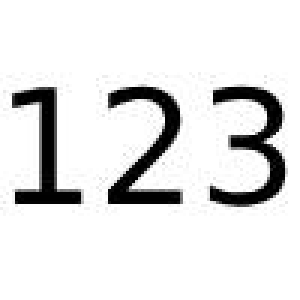
#> input picture Lab5/resources/img.jpg, 100 x 100 px (shown 3 times larger)
$ python main2.py
#> lines starting #> are read from the running program, lines starting #| are printed output that depends on the picture; after the words box and inside, x2 and y2 are one past the last pixel; in counts of white or black regions, pixels touching at a corner belong together
#!/usr/bin/env python3
# visual_crypto_hardcoded.py

import random
from PIL import Image
import numpy as np

# → TUTAJ ustawiasz swoją ścieżkę do pliku:
IMAGE_PATH = "resources/img.jpg"

def przygotuj_obraz(path, size=(100, 100), prog=128):
    """
    Wczytuje obraz, scala do rozmiaru 100×100, konwertuje na odcienie szarości
    i binaruje (0=biały, 1=czarny).
    """
#> called with path = 'resources/img.jpg', size = (100, 100), prog = 128
    img = Image.open(path).resize(size, Image.NEAREST).convert('L')
    arr = np.array(img)
    return (arr < prog).astype(np.uint8)
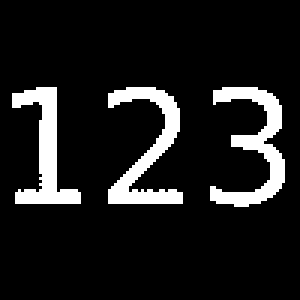
#> returned value: shape (100, 100) (shown 3 times larger); values 0 (black) and 1 (white), 11% white; 3 white regions, box (x1, y1, x2, y2) and area: (70, 29, 95, 69) 381, (36, 29, 61, 68) 377, (4, 29, 27, 68) 344

def generuj_podzialy(bin_img):
    """
    Generuje dwa udziały subpikselowe na bazie schematu 2-subpiksele poziomo.
    """
    h, w = bin_img.shape
#> h = 100; w = 100
    pod1 = np.zeros((h, w * 2), dtype=np.uint8)
    pod2 = np.zeros((h, w * 2), dtype=np.uint8)
    wzorce = [(1, 0), (0, 1)]

    for y in range(h):
        for x in range(w):
            pik = bin_img[y, x]
            wz = random.choice(wzorce)
            if pik == 0:
                # biały → oba identyczne
                pod1[y, 2*x:2*x+2] = wz
                pod2[y, 2*x:2*x+2] = wz
            else:
                # czarny → komplementarne
                pod1[y, 2*x:2*x+2] = wz
                pod2[y, 2*x]     = 1 - wz[0]
                pod2[y, 2*x+1]   = 1 - wz[1]
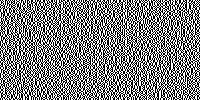
#> pod1: shape (100, 200); values 0 (black) and 1 (white), 50% white in thin lines or dots
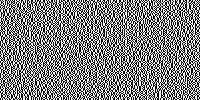
#> pod2: shape (100, 200); values 0 (black) and 1 (white), 50% white in thin lines or dots
    return pod1, pod2

def zapisz_podzial(arr, filename):
    """
    Zapisuje tablicę subpikseli 0/1 jako obraz czarno-biały PNG.
    """
#> called with filename = 'share_A.png'
    img = Image.fromarray((1 - arr) * 255, 'L')
#> img: PIL image 200x100 L; 50% white in thin lines or dots
#> in zapisz_podzial (call 2), `img = Image.fromarray((1 - arr) * 255, 'L')`: img: PIL image 200x100 L; 50% white in thin lines or dots
    img.save(filename)
    print(f">> zapisano: {filename}")

def zlacz_podzialy(p1_path, p2_path, out_path):
    """
    Składa udziały operacją OR i zapisuje wynik.
    """
#> called with p1_path = 'share_A.png', p2_path = 'share_B.png', out_path = 'recovered.png'
    p1 = (np.array(Image.open(p1_path).convert('L')) < 128).astype(np.uint8)
    p2 = (np.array(Image.open(p2_path).convert('L')) < 128).astype(np.uint8)
    merged = (p1 | p2).astype(np.uint8)
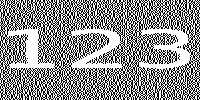
#> merged: shape (100, 200); values 0 (black) and 1 (white), 55.5% white; black in thin lines or dots
    img = Image.fromarray((1 - merged) * 255, 'L')
#> img: PIL image 200x100 L; 44.5% white in thin lines or dots
    img.save(out_path)
    print(f">> złożony obraz: {out_path}")

# --- główny flow bez argumentów ---
binary = przygotuj_obraz(IMAGE_PATH)
share1, share2 = generuj_podzialy(binary)
zapisz_podzial(share1, "share_A.png")
zapisz_podzial(share2, "share_B.png")
zlacz_podzialy("share_A.png", "share_B.png", "recovered.png")

$ run again, with Lab5/resources/pexels-min-an-962312.jpg copied over Lab5/resources/img.jpg
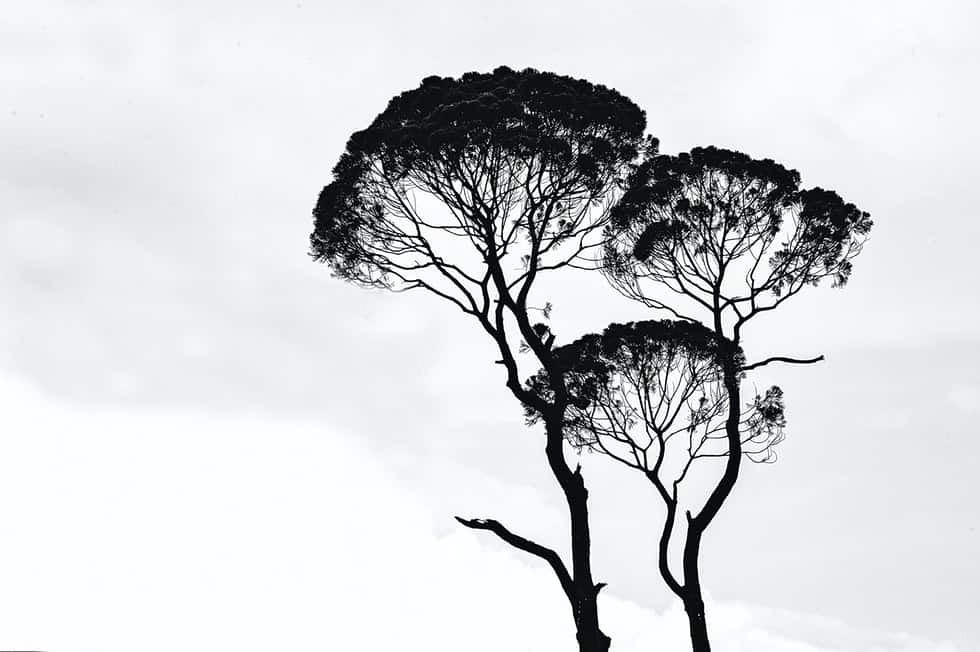
#> input picture Lab5/resources/pexels-min-an-962312.jpg, 980 x 652 px
#> in przygotuj_obraz, `return (arr < prog).astype(np.uint8)`:
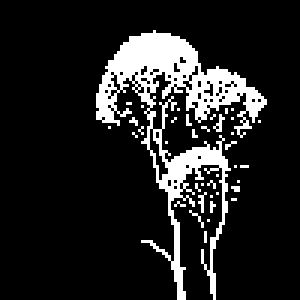
#> returned value: shape (100, 100) (shown 3 times larger); values 0 (black) and 1 (white), 13.5% white; 38 white regions (37 under 20 px), largest, box (x1, y1, x2, y2) and area: (32, 10, 89, 100) 1242
#> in zlacz_podzialy, `merged = (p1 | p2).astype(np.uint8)`:
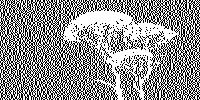
#> merged: shape (100, 200); values 0 (black) and 1 (white), 56.7% white; black in thin lines or dots
